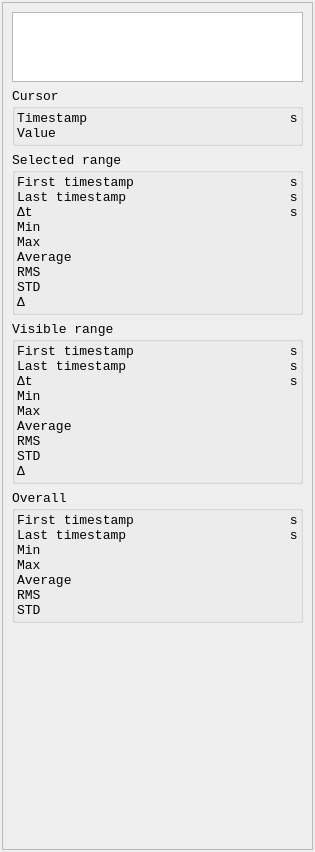
<?xml version="1.0" encoding="UTF-8"?>
<ui version="4.0">
 <class>ChannelStats</class>
 <widget class="QWidget" name="ChannelStats">
  <property name="geometry">
   <rect>
    <x>0</x>
    <y>0</y>
    <width>315</width>
    <height>852</height>
   </rect>
  </property>
  <property name="font">
   <font>
    <family>Consolas</family>
    <pointsize>10</pointsize>
   </font>
  </property>
  <property name="windowTitle">
   <string>Form</string>
  </property>
  <layout class="QVBoxLayout" name="verticalLayout_2">
   <property name="spacing">
    <number>2</number>
   </property>
   <property name="leftMargin">
    <number>2</number>
   </property>
   <property name="topMargin">
    <number>2</number>
   </property>
   <property name="rightMargin">
    <number>2</number>
   </property>
   <property name="bottomMargin">
    <number>2</number>
   </property>
   <item>
    <widget class="QScrollArea" name="scrollArea">
     <property name="horizontalScrollBarPolicy">
      <enum>Qt::ScrollBarAlwaysOff</enum>
     </property>
     <property name="widgetResizable">
      <bool>true</bool>
     </property>
     <widget class="QWidget" name="scrollAreaWidgetContents">
      <property name="geometry">
       <rect>
        <x>0</x>
        <y>0</y>
        <width>309</width>
        <height>846</height>
       </rect>
      </property>
      <layout class="QVBoxLayout" name="verticalLayout">
       <item>
        <layout class="QGridLayout" name="gridLayout" rowstretch="1,0,0,0,0" columnstretch="0,0">
         <item row="2" column="0" colspan="2">
          <widget class="QGroupBox" name="range_group">
           <property name="title">
            <string>Selected range</string>
           </property>
           <layout class="QGridLayout" name="gridLayout_5" columnstretch="0,1,0">
            <property name="leftMargin">
             <number>2</number>
            </property>
            <property name="topMargin">
             <number>2</number>
            </property>
            <property name="rightMargin">
             <number>2</number>
            </property>
            <property name="bottomMargin">
             <number>2</number>
            </property>
            <property name="spacing">
             <number>0</number>
            </property>
            <item row="9" column="0">
             <widget class="QLabel" name="label_18">
              <property name="text">
               <string>Δ</string>
              </property>
             </widget>
            </item>
            <item row="6" column="1">
             <widget class="QLabel" name="selected_average">
              <property name="autoFillBackground">
               <bool>false</bool>
              </property>
              <property name="text">
               <string/>
              </property>
              <property name="alignment">
               <set>Qt::AlignRight|Qt::AlignTrailing|Qt::AlignVCenter</set>
              </property>
             </widget>
            </item>
            <item row="3" column="2">
             <widget class="QLabel" name="label_23">
              <property name="text">
               <string> s</string>
              </property>
             </widget>
            </item>
            <item row="3" column="1">
             <widget class="QLabel" name="selected_delta_t">
              <property name="text">
               <string/>
              </property>
              <property name="alignment">
               <set>Qt::AlignRight|Qt::AlignTrailing|Qt::AlignVCenter</set>
              </property>
             </widget>
            </item>
            <item row="9" column="2">
             <widget class="QLabel" name="unit4">
              <property name="text">
               <string/>
              </property>
             </widget>
            </item>
            <item row="6" column="2">
             <widget class="QLabel" name="unit10">
              <property name="text">
               <string/>
              </property>
             </widget>
            </item>
            <item row="5" column="1">
             <widget class="QLabel" name="selected_max">
              <property name="text">
               <string/>
              </property>
              <property name="alignment">
               <set>Qt::AlignRight|Qt::AlignTrailing|Qt::AlignVCenter</set>
              </property>
             </widget>
            </item>
            <item row="1" column="2">
             <widget class="QLabel" name="label_22">
              <property name="text">
               <string> s</string>
              </property>
             </widget>
            </item>
            <item row="7" column="0">
             <widget class="QLabel" name="label_29">
              <property name="text">
               <string>RMS</string>
              </property>
             </widget>
            </item>
            <item row="4" column="0">
             <widget class="QLabel" name="label_14">
              <property name="text">
               <string>Min</string>
              </property>
             </widget>
            </item>
            <item row="1" column="0">
             <widget class="QLabel" name="label_15">
              <property name="text">
               <string>Last timestamp</string>
              </property>
             </widget>
            </item>
            <item row="0" column="0">
             <widget class="QLabel" name="label_13">
              <property name="text">
               <string>First timestamp</string>
              </property>
             </widget>
            </item>
            <item row="9" column="1">
             <widget class="QLabel" name="selected_delta">
              <property name="text">
               <string/>
              </property>
              <property name="alignment">
               <set>Qt::AlignRight|Qt::AlignTrailing|Qt::AlignVCenter</set>
              </property>
             </widget>
            </item>
            <item row="5" column="2">
             <widget class="QLabel" name="unit3">
              <property name="text">
               <string/>
              </property>
             </widget>
            </item>
            <item row="0" column="1">
             <widget class="QLabel" name="selected_start">
              <property name="text">
               <string/>
              </property>
              <property name="alignment">
               <set>Qt::AlignRight|Qt::AlignTrailing|Qt::AlignVCenter</set>
              </property>
             </widget>
            </item>
            <item row="0" column="2">
             <widget class="QLabel" name="label_20">
              <property name="text">
               <string> s</string>
              </property>
             </widget>
            </item>
            <item row="7" column="2">
             <widget class="QLabel" name="unit11">
              <property name="text">
               <string/>
              </property>
             </widget>
            </item>
            <item row="5" column="0">
             <widget class="QLabel" name="label_17">
              <property name="text">
               <string>Max</string>
              </property>
             </widget>
            </item>
            <item row="3" column="0">
             <widget class="QLabel" name="label_21">
              <property name="text">
               <string>Δt</string>
              </property>
             </widget>
            </item>
            <item row="4" column="1">
             <widget class="QLabel" name="selected_min">
              <property name="text">
               <string/>
              </property>
              <property name="alignment">
               <set>Qt::AlignRight|Qt::AlignTrailing|Qt::AlignVCenter</set>
              </property>
             </widget>
            </item>
            <item row="1" column="1">
             <widget class="QLabel" name="selected_stop">
              <property name="text">
               <string/>
              </property>
              <property name="alignment">
               <set>Qt::AlignRight|Qt::AlignTrailing|Qt::AlignVCenter</set>
              </property>
             </widget>
            </item>
            <item row="4" column="2">
             <widget class="QLabel" name="unit2">
              <property name="text">
               <string/>
              </property>
             </widget>
            </item>
            <item row="6" column="0">
             <widget class="QLabel" name="label">
              <property name="text">
               <string>Average</string>
              </property>
             </widget>
            </item>
            <item row="7" column="1">
             <widget class="QLabel" name="selected_rms">
              <property name="text">
               <string/>
              </property>
              <property name="alignment">
               <set>Qt::AlignRight|Qt::AlignTrailing|Qt::AlignVCenter</set>
              </property>
             </widget>
            </item>
            <item row="8" column="0">
             <widget class="QLabel" name="label_34">
              <property name="text">
               <string>STD</string>
              </property>
             </widget>
            </item>
            <item row="8" column="1">
             <widget class="QLabel" name="selected_std">
              <property name="text">
               <string/>
              </property>
             </widget>
            </item>
            <item row="8" column="2">
             <widget class="QLabel" name="unit16">
              <property name="text">
               <string/>
              </property>
             </widget>
            </item>
           </layout>
          </widget>
         </item>
         <item row="4" column="0" colspan="2">
          <widget class="QGroupBox" name="overall_group">
           <property name="title">
            <string>Overall</string>
           </property>
           <layout class="QGridLayout" name="gridLayout_2" columnstretch="0,1,0">
            <property name="leftMargin">
             <number>2</number>
            </property>
            <property name="topMargin">
             <number>2</number>
            </property>
            <property name="rightMargin">
             <number>2</number>
            </property>
            <property name="bottomMargin">
             <number>2</number>
            </property>
            <property name="spacing">
             <number>0</number>
            </property>
            <item row="4" column="2">
             <widget class="QLabel" name="unit9">
              <property name="text">
               <string/>
              </property>
             </widget>
            </item>
            <item row="3" column="0">
             <widget class="QLabel" name="label_5">
              <property name="text">
               <string>Min</string>
              </property>
             </widget>
            </item>
            <item row="5" column="2">
             <widget class="QLabel" name="unit14">
              <property name="text">
               <string/>
              </property>
             </widget>
            </item>
            <item row="0" column="1">
             <widget class="QLabel" name="overall_start">
              <property name="text">
               <string/>
              </property>
              <property name="alignment">
               <set>Qt::AlignRight|Qt::AlignTrailing|Qt::AlignVCenter</set>
              </property>
             </widget>
            </item>
            <item row="3" column="2">
             <widget class="QLabel" name="unit8">
              <property name="text">
               <string/>
              </property>
             </widget>
            </item>
            <item row="6" column="1">
             <widget class="QLabel" name="overall_rms">
              <property name="text">
               <string/>
              </property>
              <property name="alignment">
               <set>Qt::AlignRight|Qt::AlignTrailing|Qt::AlignVCenter</set>
              </property>
             </widget>
            </item>
            <item row="0" column="2">
             <widget class="QLabel" name="label_27">
              <property name="text">
               <string> s</string>
              </property>
             </widget>
            </item>
            <item row="6" column="2">
             <widget class="QLabel" name="unit15">
              <property name="text">
               <string/>
              </property>
             </widget>
            </item>
            <item row="5" column="0">
             <widget class="QLabel" name="label_32">
              <property name="text">
               <string>Average</string>
              </property>
             </widget>
            </item>
            <item row="1" column="2">
             <widget class="QLabel" name="label_28">
              <property name="text">
               <string> s</string>
              </property>
             </widget>
            </item>
            <item row="1" column="0">
             <widget class="QLabel" name="label_4">
              <property name="text">
               <string>Last timestamp</string>
              </property>
             </widget>
            </item>
            <item row="4" column="0">
             <widget class="QLabel" name="label_6">
              <property name="text">
               <string>Max</string>
              </property>
             </widget>
            </item>
            <item row="5" column="1">
             <widget class="QLabel" name="overall_average">
              <property name="text">
               <string/>
              </property>
              <property name="alignment">
               <set>Qt::AlignRight|Qt::AlignTrailing|Qt::AlignVCenter</set>
              </property>
             </widget>
            </item>
            <item row="0" column="0">
             <widget class="QLabel" name="label_3">
              <property name="text">
               <string>First timestamp</string>
              </property>
             </widget>
            </item>
            <item row="4" column="1">
             <widget class="QLabel" name="overall_max">
              <property name="text">
               <string/>
              </property>
              <property name="alignment">
               <set>Qt::AlignRight|Qt::AlignTrailing|Qt::AlignVCenter</set>
              </property>
             </widget>
            </item>
            <item row="6" column="0">
             <widget class="QLabel" name="label_33">
              <property name="text">
               <string>RMS</string>
              </property>
             </widget>
            </item>
            <item row="1" column="1">
             <widget class="QLabel" name="overall_stop">
              <property name="text">
               <string/>
              </property>
              <property name="alignment">
               <set>Qt::AlignRight|Qt::AlignTrailing|Qt::AlignVCenter</set>
              </property>
             </widget>
            </item>
            <item row="3" column="1">
             <widget class="QLabel" name="overall_min">
              <property name="sizePolicy">
               <sizepolicy hsizetype="Preferred" vsizetype="Preferred">
                <horstretch>0</horstretch>
                <verstretch>0</verstretch>
               </sizepolicy>
              </property>
              <property name="text">
               <string/>
              </property>
              <property name="alignment">
               <set>Qt::AlignRight|Qt::AlignTrailing|Qt::AlignVCenter</set>
              </property>
             </widget>
            </item>
            <item row="7" column="0">
             <widget class="QLabel" name="label_36">
              <property name="text">
               <string>STD</string>
              </property>
             </widget>
            </item>
            <item row="7" column="1">
             <widget class="QLabel" name="overall_std">
              <property name="text">
               <string/>
              </property>
             </widget>
            </item>
            <item row="7" column="2">
             <widget class="QLabel" name="unit18">
              <property name="text">
               <string/>
              </property>
             </widget>
            </item>
           </layout>
          </widget>
         </item>
         <item row="0" column="0" colspan="2">
          <widget class="QTextEdit" name="name">
           <property name="sizePolicy">
            <sizepolicy hsizetype="Expanding" vsizetype="Fixed">
             <horstretch>0</horstretch>
             <verstretch>1</verstretch>
            </sizepolicy>
           </property>
           <property name="verticalScrollBarPolicy">
            <enum>Qt::ScrollBarAsNeeded</enum>
           </property>
           <property name="horizontalScrollBarPolicy">
            <enum>Qt::ScrollBarAlwaysOff</enum>
           </property>
           <property name="sizeAdjustPolicy">
            <enum>QAbstractScrollArea::AdjustToContents</enum>
           </property>
           <property name="readOnly">
            <bool>true</bool>
           </property>
           <property name="html">
            <string>&lt;!DOCTYPE HTML PUBLIC &quot;-//W3C//DTD HTML 4.0//EN&quot; &quot;http://www.w3.org/TR/REC-html40/strict.dtd&quot;&gt;
&lt;html&gt;&lt;head&gt;&lt;meta name=&quot;qrichtext&quot; content=&quot;1&quot; /&gt;&lt;style type=&quot;text/css&quot;&gt;
p, li { white-space: pre-wrap; }
&lt;/style&gt;&lt;/head&gt;&lt;body style=&quot; font-family:'Consolas'; font-size:10pt; font-weight:400; font-style:normal;&quot;&gt;
&lt;p style=&quot;-qt-paragraph-type:empty; margin-top:12px; margin-bottom:12px; margin-left:0px; margin-right:0px; -qt-block-indent:0; text-indent:0px;&quot;&gt;&lt;br /&gt;&lt;/p&gt;&lt;/body&gt;&lt;/html&gt;</string>
           </property>
          </widget>
         </item>
         <item row="1" column="0" colspan="2">
          <widget class="QGroupBox" name="cursor_group">
           <property name="title">
            <string>Cursor</string>
           </property>
           <property name="flat">
            <bool>false</bool>
           </property>
           <property name="checkable">
            <bool>false</bool>
           </property>
           <layout class="QGridLayout" name="gridLayout_4" columnstretch="0,1,0">
            <property name="leftMargin">
             <number>2</number>
            </property>
            <property name="topMargin">
             <number>2</number>
            </property>
            <property name="rightMargin">
             <number>2</number>
            </property>
            <property name="bottomMargin">
             <number>2</number>
            </property>
            <property name="spacing">
             <number>0</number>
            </property>
            <item row="0" column="1">
             <widget class="QLabel" name="cursor_t">
              <property name="text">
               <string/>
              </property>
              <property name="alignment">
               <set>Qt::AlignRight|Qt::AlignTrailing|Qt::AlignVCenter</set>
              </property>
             </widget>
            </item>
            <item row="0" column="0">
             <widget class="QLabel" name="label_12">
              <property name="text">
               <string>Timestamp      </string>
              </property>
             </widget>
            </item>
            <item row="1" column="1">
             <widget class="QLabel" name="cursor_value">
              <property name="text">
               <string/>
              </property>
              <property name="alignment">
               <set>Qt::AlignRight|Qt::AlignTrailing|Qt::AlignVCenter</set>
              </property>
             </widget>
            </item>
            <item row="1" column="0">
             <widget class="QLabel" name="label_11">
              <property name="text">
               <string>Value</string>
              </property>
             </widget>
            </item>
            <item row="0" column="2">
             <widget class="QLabel" name="label_2">
              <property name="text">
               <string> s</string>
              </property>
             </widget>
            </item>
            <item row="1" column="2">
             <widget class="QLabel" name="unit1">
              <property name="text">
               <string/>
              </property>
             </widget>
            </item>
           </layout>
          </widget>
         </item>
         <item row="3" column="0" colspan="2">
          <widget class="QGroupBox" name="visible_group">
           <property name="title">
            <string>Visible range</string>
           </property>
           <layout class="QGridLayout" name="gridLayout_3" columnstretch="0,1,0">
            <property name="leftMargin">
             <number>2</number>
            </property>
            <property name="topMargin">
             <number>2</number>
            </property>
            <property name="rightMargin">
             <number>2</number>
            </property>
            <property name="bottomMargin">
             <number>2</number>
            </property>
            <property name="spacing">
             <number>0</number>
            </property>
            <item row="4" column="0">
             <widget class="QLabel" name="label_10">
              <property name="text">
               <string>Max</string>
              </property>
             </widget>
            </item>
            <item row="6" column="0">
             <widget class="QLabel" name="label_31">
              <property name="text">
               <string>RMS</string>
              </property>
             </widget>
            </item>
            <item row="0" column="2">
             <widget class="QLabel" name="label_24">
              <property name="text">
               <string> s</string>
              </property>
             </widget>
            </item>
            <item row="5" column="1">
             <widget class="QLabel" name="visible_average">
              <property name="text">
               <string/>
              </property>
              <property name="alignment">
               <set>Qt::AlignRight|Qt::AlignTrailing|Qt::AlignVCenter</set>
              </property>
             </widget>
            </item>
            <item row="6" column="1">
             <widget class="QLabel" name="visible_rms">
              <property name="text">
               <string/>
              </property>
              <property name="alignment">
               <set>Qt::AlignRight|Qt::AlignTrailing|Qt::AlignVCenter</set>
              </property>
             </widget>
            </item>
            <item row="3" column="1">
             <widget class="QLabel" name="visible_min">
              <property name="text">
               <string/>
              </property>
              <property name="alignment">
               <set>Qt::AlignRight|Qt::AlignTrailing|Qt::AlignVCenter</set>
              </property>
             </widget>
            </item>
            <item row="0" column="1">
             <widget class="QLabel" name="visible_start">
              <property name="text">
               <string/>
              </property>
              <property name="alignment">
               <set>Qt::AlignRight|Qt::AlignTrailing|Qt::AlignVCenter</set>
              </property>
             </widget>
            </item>
            <item row="5" column="0">
             <widget class="QLabel" name="label_30">
              <property name="text">
               <string>Average</string>
              </property>
             </widget>
            </item>
            <item row="8" column="2">
             <widget class="QLabel" name="unit7">
              <property name="text">
               <string/>
              </property>
             </widget>
            </item>
            <item row="1" column="2">
             <widget class="QLabel" name="label_25">
              <property name="text">
               <string> s</string>
              </property>
             </widget>
            </item>
            <item row="4" column="2">
             <widget class="QLabel" name="unit6">
              <property name="text">
               <string/>
              </property>
             </widget>
            </item>
            <item row="2" column="2">
             <widget class="QLabel" name="label_26">
              <property name="text">
               <string> s</string>
              </property>
             </widget>
            </item>
            <item row="4" column="1">
             <widget class="QLabel" name="visible_max">
              <property name="text">
               <string/>
              </property>
              <property name="alignment">
               <set>Qt::AlignRight|Qt::AlignTrailing|Qt::AlignVCenter</set>
              </property>
             </widget>
            </item>
            <item row="6" column="2">
             <widget class="QLabel" name="unit13">
              <property name="text">
               <string/>
              </property>
             </widget>
            </item>
            <item row="1" column="0">
             <widget class="QLabel" name="label_8">
              <property name="text">
               <string>Last timestamp</string>
              </property>
             </widget>
            </item>
            <item row="3" column="2">
             <widget class="QLabel" name="unit5">
              <property name="text">
               <string/>
              </property>
             </widget>
            </item>
            <item row="8" column="0">
             <widget class="QLabel" name="label_19">
              <property name="text">
               <string>Δ</string>
              </property>
             </widget>
            </item>
            <item row="5" column="2">
             <widget class="QLabel" name="unit12">
              <property name="text">
               <string/>
              </property>
             </widget>
            </item>
            <item row="2" column="0">
             <widget class="QLabel" name="label_16">
              <property name="text">
               <string>Δt</string>
              </property>
             </widget>
            </item>
            <item row="1" column="1">
             <widget class="QLabel" name="visible_stop">
              <property name="text">
               <string/>
              </property>
              <property name="alignment">
               <set>Qt::AlignRight|Qt::AlignTrailing|Qt::AlignVCenter</set>
              </property>
             </widget>
            </item>
            <item row="0" column="0">
             <widget class="QLabel" name="label_7">
              <property name="text">
               <string>First timestamp</string>
              </property>
             </widget>
            </item>
            <item row="3" column="0">
             <widget class="QLabel" name="label_9">
              <property name="text">
               <string>Min</string>
              </property>
             </widget>
            </item>
            <item row="2" column="1">
             <widget class="QLabel" name="visible_delta_t">
              <property name="text">
               <string/>
              </property>
              <property name="alignment">
               <set>Qt::AlignRight|Qt::AlignTrailing|Qt::AlignVCenter</set>
              </property>
             </widget>
            </item>
            <item row="8" column="1">
             <widget class="QLabel" name="visible_delta">
              <property name="text">
               <string/>
              </property>
              <property name="alignment">
               <set>Qt::AlignRight|Qt::AlignTrailing|Qt::AlignVCenter</set>
              </property>
             </widget>
            </item>
            <item row="7" column="0">
             <widget class="QLabel" name="label_35">
              <property name="text">
               <string>STD</string>
              </property>
             </widget>
            </item>
            <item row="7" column="1">
             <widget class="QLabel" name="visible_std">
              <property name="text">
               <string/>
              </property>
             </widget>
            </item>
            <item row="7" column="2">
             <widget class="QLabel" name="unit17">
              <property name="text">
               <string/>
              </property>
             </widget>
            </item>
           </layout>
          </widget>
         </item>
        </layout>
       </item>
       <item>
        <spacer name="verticalSpacer">
         <property name="orientation">
          <enum>Qt::Vertical</enum>
         </property>
         <property name="sizeHint" stdset="0">
          <size>
           <width>20</width>
           <height>40</height>
          </size>
         </property>
        </spacer>
       </item>
      </layout>
     </widget>
    </widget>
   </item>
  </layout>
 </widget>
 <resources/>
 <connections/>
</ui>
